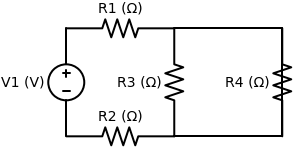
#> input picture img/circuitMixto.png, 295 x 150 px
$ python mixto.py
#> lines starting #> are read from the running program, lines starting #| are printed output that depends on the picture
import matplotlib.pyplot as plt
from matplotlib.animation import FuncAnimation
from matplotlib.widgets import Slider, Button
import numpy as np
import matplotlib.image as mpimg

# Crear figura y ejes para el gráfico de corriente y el diagrama del circuito
fig, (ax_circuit, ax_current) = plt.subplots(1, 2, figsize=(12, 6))
plt.subplots_adjust(left=0.1, bottom=0.35)  # Ajustar espacio para los sliders y botones

# Parámetros iniciales
V_init = 10  # Voltaje inicial
R1_init = 100  # Resistencia R1
R2_init = 200  # Resistencia R2
R3_init = 150  # Resistencia R3
R4_init = 350  # Resistencia R4
time_max = 30  # Tiempo máximo en segundos
fps = 10
frames = time_max * fps  # Número de frames

# Almacenar datos
x_data = []
y_data = []

# Variables de corriente
def calc_resistance(R1, R2, R3, R4):
    R34 = 1 / (1 / R3 + 1 / R4)
    return R1 + R2 + R34

Re_init = calc_resistance(R1_init, R2_init, R3_init, R4_init)
current = V_init / Re_init
last_time = 0
paused = False

# Configurar sliders
axcolor = 'lightgoldenrodyellow'
ax_volt = plt.axes([0.15, 0.25, 0.30, 0.02], facecolor=axcolor)  # Slider para voltaje
ax_R1 = plt.axes([0.15, 0.20, 0.30, 0.02], facecolor=axcolor)    # Slider para R1
ax_R2 = plt.axes([0.15, 0.15, 0.30, 0.02], facecolor=axcolor)    # Slider para R2
ax_R3 = plt.axes([0.15, 0.10, 0.30, 0.02], facecolor=axcolor)    # Slider para R3
ax_R4 = plt.axes([0.15, 0.05, 0.30, 0.02], facecolor=axcolor)    # Slider para R4

s_volt = Slider(ax_volt, 'Voltaje (V)', 0, 20, valinit=V_init, valstep=0.1)
s_R1 = Slider(ax_R1, 'R1 (Ω)', 0.1, 500, valinit=R1_init, valstep=1)
s_R2 = Slider(ax_R2, 'R2 (Ω)', 0.1, 500, valinit=R2_init, valstep=1)
s_R3 = Slider(ax_R3, 'R3 (Ω)', 0.1, 500, valinit=R3_init, valstep=1)
s_R4 = Slider(ax_R4, 'R4 (Ω)', 0.1, 500, valinit=R4_init, valstep=1)

# Crear ejes para mostrar las resistencias, intensidad y voltaje
ax_resistance = plt.axes([0.15, 0.01, 0.75, 0.03], frameon=False)  # Posición de subtítulos
ax_resistance.xaxis.set_visible(False)
ax_resistance.yaxis.set_visible(False)

a = ax_resistance.text(0, 0.01, f'Resistencia Total: {Re_init:.2f} Ω', fontsize=10, va='center')
b = ax_resistance.text(0.62, 0.01, f'Intensidad Total: {current:.2f} A', fontsize=10, va='center', ha='center')
c = ax_resistance.text(1.15, 0.01, f'Voltaje Total: {V_init} V', fontsize=10, va='center', ha='right')

# Función para actualizar la corriente basada en los valores de los sliders
def update_current(val):
    global current
    voltage = s_volt.val
    R1 = s_R1.val
    R2 = s_R2.val
    R3 = s_R3.val
    R4 = s_R4.val
    Re = calc_resistance(R1, R2, R3, R4)
    current = voltage / Re
    ax_current.set_title(f"Intensidad: {current:.2f} A")
    a.set_text(f"Resistencia Total: {Re:.2f} Ω")
    b.set_text(f"Intensidad Total: {current:.2f} A")
    c.set_text(f"Voltaje Total: {voltage:.2f} V")

# Función para reiniciar la animación
def reset(event):
    global x_data, y_data, last_time, paused
    x_data = []
    y_data = []
    last_time = 0
    s_volt.set_val(V_init)
    s_R1.set_val(R1_init)
    s_R2.set_val(R2_init)
    s_R3.set_val(R3_init)
    s_R4.set_val(R4_init)
    ax_current.clear()
    update_current(None)
    ani.event_source.stop()
    ani.frame_seq = ani.new_frame_seq()
    ani.event_source.start()
    paused = False  # Asegurarse de que la animación se reanude

# Función para alternar pausa y reanudar
def toggle_pause(event):
    global paused
    if paused:
        ani.event_source.start()
        paused = False
        pause_button.label.set_text('Pausar')
    else:
        ani.event_source.stop()
        paused = True
        pause_button.label.set_text('Reanudar')

# Configurar botones
ax_button_reset = plt.axes([0.55, 0.1, 0.1, 0.05])
button_reset = Button(ax_button_reset, 'Reiniciar', color='lightblue', hovercolor='lightgreen')
button_reset.on_clicked(reset)

ax_button_pause = plt.axes([0.65, 0.1, 0.1, 0.05])
pause_button = Button(ax_button_pause, 'Pausar', color='lightblue', hovercolor='lightgreen')
pause_button.on_clicked(toggle_pause)

# Función para animar el gráfico de corriente
def animate(i):
    global last_time

    if not paused:
        # Tiempo en segundos
        t = i / fps

        if t > last_time:
            last_time = t

            # Añadir nuevos datos
            x_data.append(t)
            y_data.append(current)

            # Limpiar gráfico anterior
            ax_current.clear()

            # Graficar datos actualizados
            ax_current.plot(x_data, y_data, color='red')
            ax_current.set_xlim(0, time_max)
            ax_current.set_ylim(0, max(y_data) + 0.01 if y_data else 0.1)
            ax_current.grid(True)

        update_current(None)  # Actualizar el gráfico con los valores de los sliders

# Cargar y mostrar la imagen del circuito en el eje correspondiente
circuit_img = mpimg.imread('img/circuitMixto.png')
#> circuit_img is the input picture: shape (150, 295, 4) float32; mean R, G, B, A 0.901, 0.901, 0.901, 0.0672
ax_circuit.imshow(circuit_img)
ax_circuit.axis('off')  # Ocultar los ejes del circuito

# Configurar la animación
ani = FuncAnimation(fig, animate, frames=frames, interval=1000//fps, repeat=False)

# Mostrar el gráfico
plt.show()
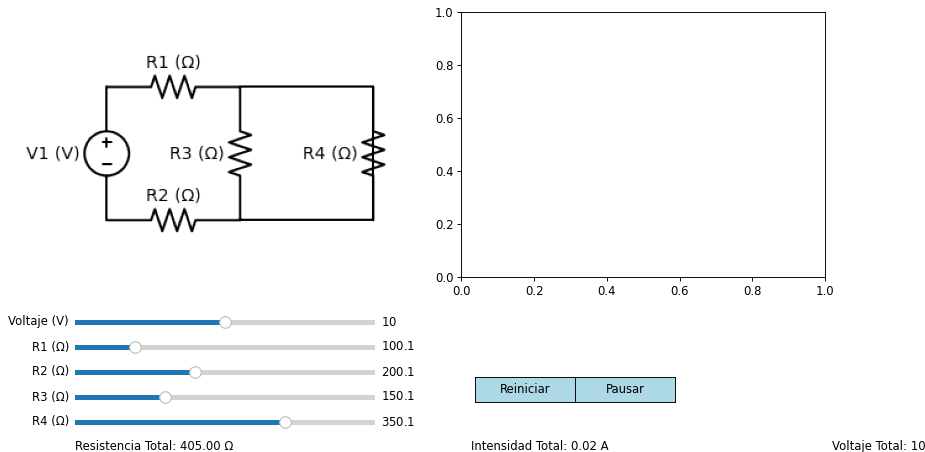
#> figure drawn by matplotlib, 6 panels
